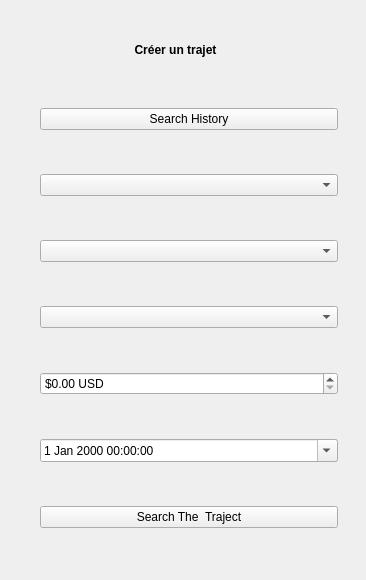
<?xml version="1.0" encoding="UTF-8"?>
<ui version="4.0">
 <class>PassengerHomePage</class>
 <widget class="QWidget" name="PassengerHomePage">
  <property name="geometry">
   <rect>
    <x>0</x>
    <y>0</y>
    <width>366</width>
    <height>580</height>
   </rect>
  </property>
  <property name="windowTitle">
   <string>Dialog</string>
  </property>
  <widget class="QWidget" name="verticalLayoutWidget">
   <property name="geometry">
    <rect>
     <x>40</x>
     <y>70</y>
     <width>298</width>
     <height>502</height>
    </rect>
   </property>
   <layout class="QVBoxLayout" name="verticalLayout">
    <item>
     <widget class="QPushButton" name="SearchHistory">
      <property name="text">
       <string>Search History</string>
      </property>
     </widget>
    </item>
    <item>
     <widget class="QComboBox" name="StartOfTrip">
      <property name="placeholderText">
       <string>Départ</string>
      </property>
     </widget>
    </item>
    <item>
     <widget class="QComboBox" name="DestinationOfTrip">
      <property name="placeholderText">
       <string>Destination</string>
      </property>
     </widget>
    </item>
    <item>
     <widget class="QComboBox" name="NombrePlaces">
      <property name="placeholderText">
       <string>Places</string>
      </property>
     </widget>
    </item>
    <item>
     <widget class="QDoubleSpinBox" name="priceSpinBox">
      <property name="prefix">
       <string>$</string>
      </property>
      <property name="suffix">
       <string> USD</string>
      </property>
      <property name="decimals">
       <number>2</number>
      </property>
      <property name="minimum">
       <double>0.000000000000000</double>
      </property>
     </widget>
    </item>
    <item>
     <widget class="QDateTimeEdit" name="dateTimeEdit">
      <property name="dateTime">
       <datetime>
        <hour>0</hour>
        <minute>0</minute>
        <second>0</second>
        <year>2000</year>
        <month>1</month>
        <day>1</day>
       </datetime>
      </property>
      <property name="calendarPopup">
       <bool>true</bool>
      </property>
     </widget>
    </item>
    <item>
     <widget class="QPushButton" name="SearchTraject">
      <property name="text">
       <string>Search The  Traject</string>
      </property>
     </widget>
    </item>
   </layout>
  </widget>
  <widget class="QLabel" name="label">
   <property name="geometry">
    <rect>
     <x>110</x>
     <y>40</y>
     <width>131</width>
     <height>20</height>
    </rect>
   </property>
   <property name="text">
    <string>&lt;html&gt;&lt;head/&gt;&lt;body&gt;&lt;p align=&quot;center&quot;&gt;&lt;span style=&quot; font-weight:700;&quot;&gt;Créer un trajet&lt;/span&gt;&lt;/p&gt;&lt;/body&gt;&lt;/html&gt;</string>
   </property>
  </widget>
 </widget>
 <resources/>
 <connections/>
</ui>
